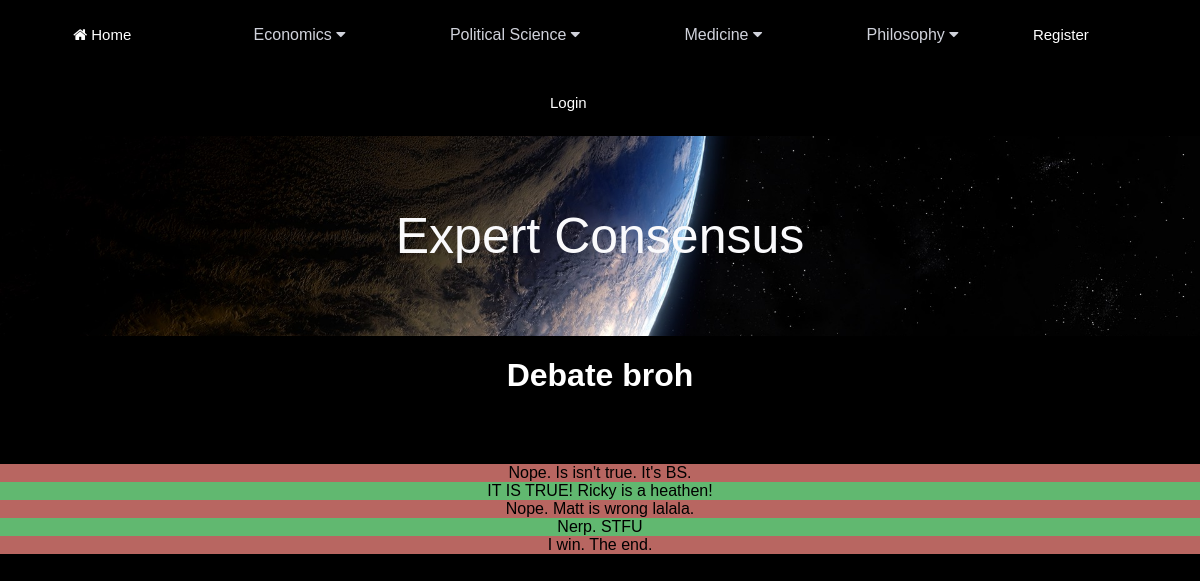
Before: /MainApp/debate/1/ with the older database file.
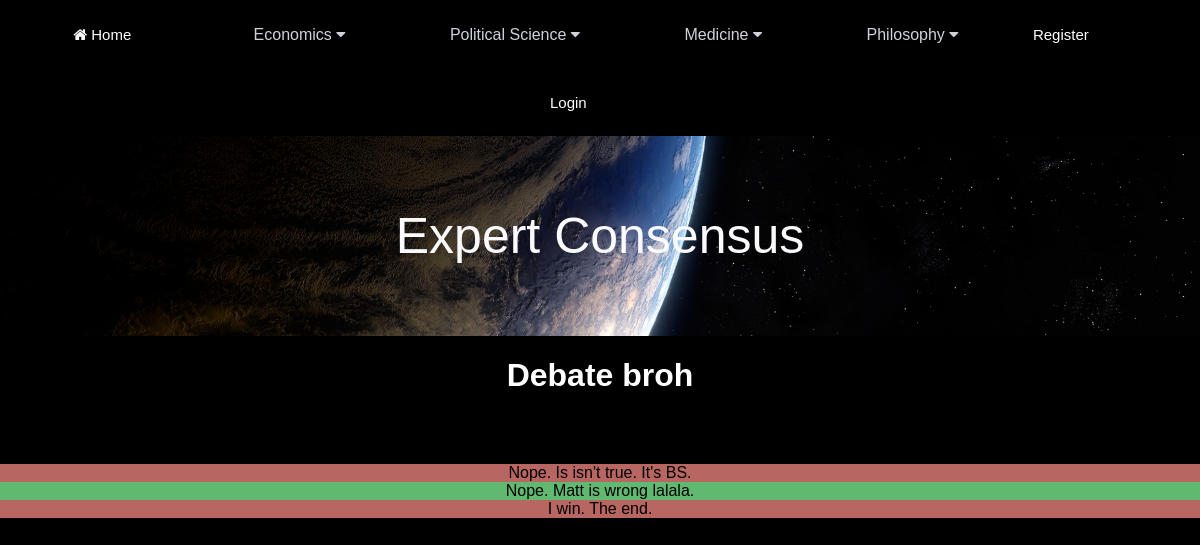
After: the same page with the newer database file.
### MainApp/models.py (models this page shows, shortened)
class Comment(models.Model):
    debate = models.ForeignKey(Debate, on_delete=models.CASCADE, related_name="comments")
    created = models.DateTimeField(auto_now_add=True)
    updated = models.DateTimeField(auto_now=True)
    commenter_name = models.ForeignKey(User, on_delete=models.CASCADE)
    body = models.TextField()
    class Meta:
        ordering = ['created']
        indexes = [models.Index(fields=['created']),]

### MainApp/views.py (the view)
# urls.py: path('debate/<int:pk>/', debate_detail.as_view(), name='debate-details'),
class debate_detail(DetailView):
    model = Debate
    template_name = 'MainApp/debate/debate_detail.html'

### MainApp/templates/MainApp/debate/debate_detail.html (shortened to what this page needs)
{% extends "MainApp/base.html" %}
{% block content %}
<h1>Debate broh</h1>
<h2>{{debate.title}}</h2>
{% for comment in debate.comments.all %}
<div style="background-color:{% cycle '#b86661' '#61b870' %}" id="comments">
{{ comment.body }}
</div>
{% endfor %}
{% endblock %}

Changed rows visible on the page:
removed Comment: body "IT IS TRUE! Ricky is a heathen!"
removed Comment: body "Nerp. STFU"
